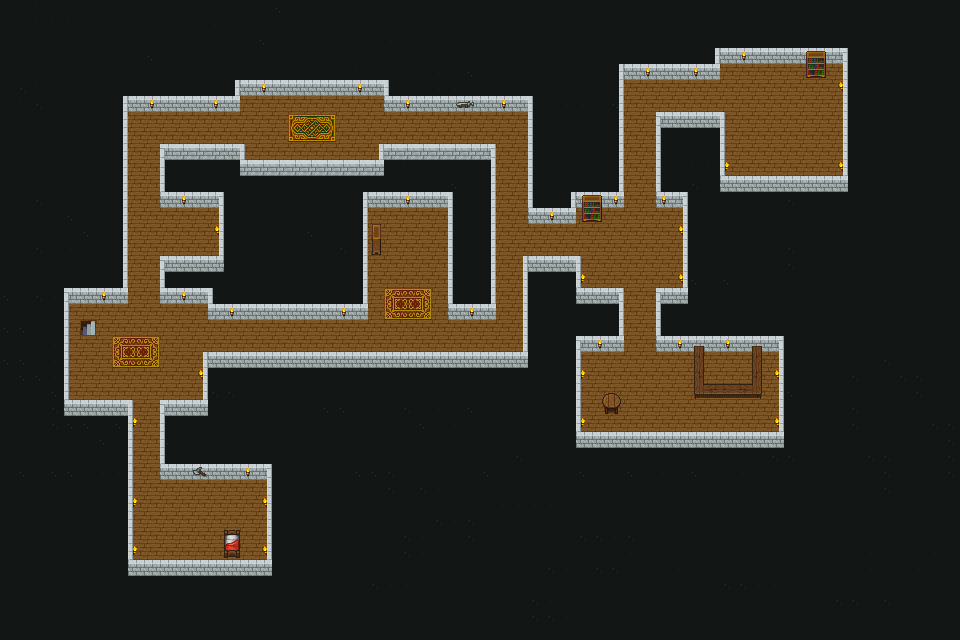

A level layout from a 2D game, rendered from its tile map. Below: a short description, then the map file with tile-grid data replaced by summaries:
An orthogonal 60x40 tile map with 16x16 px tiles, 3 tile layers (фон, Стены, Изображения объектов), 2 tilesets and 58 objects (58x wall).

<map version="1.4" tiledversion="1.4.3" orientation="orthogonal" renderorder="right-down" width="60" height="40" tilewidth="16" tileheight="16" infinite="0" nextlayerid="5" nextobjectid="63">
 <tileset firstgid="1" name="dungetileset" tilewidth="16" tileheight="16" tilecount="90" columns="10">
  <image source="../sprites/spritesheets/tiles/dungetileset.png" width="160" height="144" />
 </tileset>
 <tileset firstgid="91" name="goblinhouse" tilewidth="16" tileheight="16" tilecount="135" columns="9">
  <image source="../sprites/spritesheets/tiles/goblinhouse.png" width="150" height="250" />
 </tileset>
 <layer id="1" name="фон" width="60" height="40">
  <data>[2400 cells, 2400 non-empty, 7 distinct tile ids]</data>
 </layer>
 <layer id="2" name="Стены" width="60" height="40">
  <data>[2400 cells, 320 non-empty, 8 distinct tile ids]</data>
 </layer>
 <layer id="3" name="Изображения объектов" width="60" height="40">
  <data>[2400 cells, 97 non-empty, 51 distinct tile ids]</data>
 </layer>
 <objectgroup id="4" name="Стены">
  <object id="4" name="wall" x="235.032" y="79.2942" width="154.044" height="4.00882" rotation="0.339111" />
  <object id="5" name="wall" x="240.299" y="160.065" width="143.421" height="6.18239" rotation="0.339111" />
  <object id="6" name="wall" x="379.064" y="144.056" width="116.891" height="4.25447" rotation="359.953" />
  <object id="7" name="wall" x="490.951" y="148.289" width="4.88942" height="159.629" rotation="359.953" />
  <object id="8" name="wall" x="448.139" y="303.873" width="42.924" height="4.12218" rotation="359.953" />
  <object id="9" name="wall" x="448.193" y="195.935" width="5.29912" height="107.753" rotation="359.953" />
  <object id="10" name="wall" x="363.038" y="192.314" width="90.1746" height="4.12218" rotation="359.953" />
  <object id="11" name="wall" x="528.288" y="207.814" width="47.1736" height="4.12218" rotation="359.953" />
  <object id="12" name="wall" x="570.913" y="192.189" width="52.923" height="4.12218" rotation="359.953" />
  <object id="13" name="wall" x="656.038" y="191.877" width="31.9875" height="4.12218" rotation="359.953" />
  <object id="14" name="wall" x="656.101" y="288.001" width="32.0477" height="4.12218" rotation="359.953" />
  <object id="15" name="wall" x="655.976" y="335.751" width="128.173" height="4.12218" rotation="359.953" />
  <object id="16" name="wall" x="575.788" y="336.064" width="47.924" height="4.12218" rotation="359.953" />
  <object id="17" name="wall" x="576.038" y="287.939" width="47.7981" height="4.12218" rotation="359.953" />
  <object id="18" name="wall" x="575.796" y="432.317" width="208.174" height="4.05881" rotation="359.953" />
  <object id="19" name="wall" x="202.889" y="352.054" width="325.129" height="5.28097" rotation="359.953" />
  <object id="20" name="wall" x="63.9896" y="400.038" width="69.1074" height="4.12218" rotation="359.953" />
  <object id="21" name="wall" x="160.174" y="400.121" width="47.8317" height="4.12218" rotation="359.953" />
  <object id="22" name="wall" x="160.72" y="464.303" width="110.196" height="4.12218" rotation="359.953" />
  <object id="23" name="wall" x="127.966" y="560.03" width="144.02" height="4.12218" rotation="359.953" />
  <object id="24" name="wall" x="64.038" y="287.689" width="62.924" height="4.12218" rotation="359.953" />
  <object id="25" name="wall" x="160.038" y="287.938" width="52.7978" height="4.12218" rotation="359.953" />
  <object id="26" name="wall" x="208.038" y="303.689" width="159.925" height="4.12218" rotation="359.953" />
  <object id="27" name="wall" x="522.913" y="256.001" width="58.0484" height="4.12218" rotation="359.953" />
  <object id="28" name="wall" x="714.976" y="48.0014" width="133.175" height="4.12218" rotation="359.953" />
  <object id="29" name="wall" x="719.851" y="176.064" width="128.236" height="4.12218" rotation="359.953" />
  <object id="30" name="wall" x="656.163" y="111.939" width="68.9231" height="4.12218" rotation="359.953" />
  <object id="31" name="wall" x="618.976" y="64.0014" width="101.174" height="4.12218" rotation="359.953" />
  <object id="33" name="wall" x="362.817" y="192.242" width="4.88942" height="115.255" rotation="359.953" />
  <object id="34" name="wall" x="384.054" y="95.8989" width="148.767" height="4.25447" rotation="359.953" />
  <object id="35" name="wall" x="160.101" y="255.814" width="63.6731" height="4.12218" rotation="359.953" />
  <object id="36" name="wall" x="160.163" y="191.689" width="63.6731" height="4.12218" rotation="359.953" />
  <object id="37" name="wall" x="122.788" y="96.0639" width="117.048" height="4.12218" rotation="359.953" />
  <object id="38" name="wall" x="160.163" y="143.813" width="84.5487" height="4.12218" rotation="359.953" />
  <object id="39" name="wall" x="522.947" y="256.118" width="4.88942" height="100.344" rotation="359.953" />
  <object id="40" name="wall" x="528.032" y="95.9911" width="4.88942" height="115.844" rotation="359.953" />
  <object id="41" name="wall" x="618.805" y="63.578" width="4.88942" height="132.596" rotation="359.953" />
  <object id="42" name="wall" x="570.863" y="192.206" width="4.88942" height="19.3454" rotation="359.953" />
  <object id="43" name="wall" x="682.805" y="191.827" width="4.88942" height="99.8499" rotation="359.953" />
  <object id="44" name="wall" x="618.555" y="288.578" width="4.88942" height="51.3498" rotation="359.953" />
  <object id="45" name="wall" x="656.055" y="289.075" width="4.88942" height="51.3498" rotation="359.953" />
  <object id="46" name="wall" x="575.555" y="336.325" width="4.88942" height="99.3604" rotation="359.953" />
  <object id="47" name="wall" x="779.305" y="336.07" width="4.88942" height="99.3604" rotation="359.953" />
  <object id="48" name="wall" x="655.641" y="113.904" width="4.88942" height="80.6139" rotation="359.953" />
  <object id="49" name="wall" x="843.055" y="48.8198" width="4.88942" height="129.611" rotation="359.953" />
  <object id="50" name="wall" x="715.555" y="48.8198" width="4.88942" height="19.6074" rotation="359.953" />
  <object id="51" name="wall" x="384.055" y="81.3198" width="4.88942" height="18.3629" rotation="359.953" />
  <object id="52" name="wall" x="379.055" y="144.319" width="4.88942" height="18.3629" rotation="359.953" />
  <object id="53" name="wall" x="239.805" y="144.569" width="4.88942" height="18.3629" rotation="359.953" />
  <object id="54" name="wall" x="234.555" y="81.3186" width="4.88942" height="18.3629" rotation="359.953" />
  <object id="55" name="wall" x="123.01" y="96.0913" width="4.88942" height="195.637" rotation="359.953" />
  <object id="56" name="wall" x="159.919" y="255.909" width="4.88942" height="35.6358" rotation="359.953" />
  <object id="57" name="wall" x="208.101" y="288.273" width="4.88942" height="18.3629" rotation="359.953" />
  <object id="58" name="wall" x="202.828" y="352.637" width="4.88942" height="51.0908" rotation="359.953" />
  <object id="59" name="wall" x="63.9189" y="287.182" width="4.88942" height="116.187" rotation="359.953" />
  <object id="60" name="wall" x="127.737" y="400.455" width="4.88942" height="162.908" rotation="359.953" />
  <object id="61" name="wall" x="266.972" y="464.485" width="4.88942" height="98.359" rotation="359.953" />
  <object id="62" name="wall" x="718.555" y="91.8601" width="4.88942" height="67.6131" rotation="359.953" />
 </objectgroup>
</map>